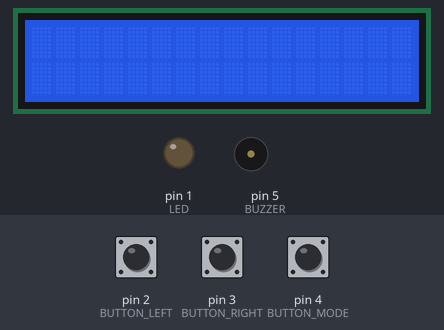
This sketch was run on a simulated Arduino Uno, built with avr-gcc and run on an emulated ATmega328P. Shown: 16×2 character LCD, output pins drawn as LEDs (lit = HIGH), buzzer (waves = sounding). Dashed ring = blinking. The inputs (shaded band) are chosen by the test bench; at power-on: pin 4 (BUTTON_MODE) LOW, pin 2 (BUTTON_LEFT) LOW, pin 3 (BUTTON_RIGHT) LOW.

Above: at 1.2 s.
1.3 s: pin 4 (BUTTON_MODE) pulled HIGH for 0.15 s
At 3.1 s:
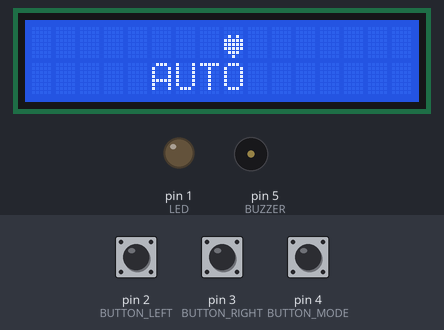
3.3 s: pin 4 (BUTTON_MODE) pulled HIGH for 1 s
At 3.66 s:
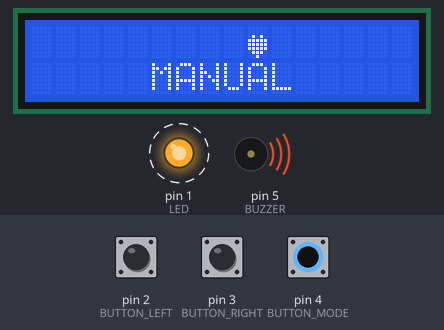
Timing chart, 0 to 6.3 s (numbered marks = the images above; inputs shaded):
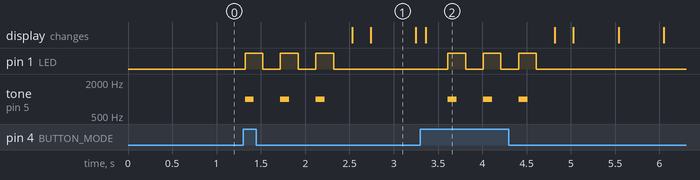

Measured:
- after the input at 1.3 s, pin 1 (LED): alternates HIGH for 0.20 s and LOW for 0.20 s, 6 changes in all, then stays LOW, starting at once; tone on pin 5 (BUZZER): alternates 1000 Hz for 0.10 s and silent for 0.30 s, 6 changes in all, then stays silent, starting at once; the display: first changes after 1.2 s (image 1 shows a later state)
- after the input at 3.3 s, pin 1 (LED): alternates HIGH for 0.20 s and LOW for 0.20 s, 6 changes in all, then stays LOW, starting after 0.31 s; tone on pin 5 (BUZZER): alternates 1000 Hz for 0.10 s and silent for 0.30 s, 6 changes in all, then stays silent, starting after 0.31 s; the display: changes after 0.06 s (image 2)
- what the display in image 1 shows lasts 0.5 s, from 2.7 s to 3.2 s

The sketch:

ckaudr1.ino
```cpp
#include <Adafruit_LiquidCrystal.h>

// LCD Object
Adafruit_LiquidCrystal lcd(0);

// Pin Definitions
const int LED = 1;
const int BUTTON_LEFT = 2;
const int BUTTON_RIGHT = 3;
const int BUTTON_MODE = 4;
const int BUZZER = 5;

// Variables
int characterPosition = 7; // Start position for the heart
bool autoMode = false;     // Start in manual mode

// Heart Character
byte heart[] = {
  B00000,
  B00000,
  B01010,
  B11111,
  B11111,
  B11111,
  B01110,
  B00100,
};

// Function to Set Up LCD
void setupLCD() {
  lcd.begin(16, 2);          // Initialize LCD size (16x2)
  lcd.createChar(0, heart);  // Load heart into custom character memory
  //updateDisplay();           // Initial display setup
}

// Function to Update the LCD Display
void updateDisplay() {
  lcd.clear();                               // Clear screen
  lcd.setCursor(characterPosition, 0);      // Move cursor to position
  lcd.write(byte(0));                       // Draw the heart
  lcd.setCursor(5, 1);                      // Move cursor to bottom row
  lcd.print(autoMode ? "AUTO" : "MANUAL");  // Show current mode
}

// Function to Handle Manual Movement
void handleManualMode(bool leftPressed, bool rightPressed) {
  if (leftPressed && characterPosition > 0) {
    characterPosition--;    // Move left
    updateDisplay();
    delay(200);             // Debounce delay
  }
  if (rightPressed && characterPosition < 15) {
    characterPosition++;    // Move right
    updateDisplay();
    delay(200);             // Debounce delay
  }
}

// Function to Handle Mode Switching
void toggleMode(bool modePressed) {
  if (modePressed) {
    autoMode = !autoMode;  // Toggle between manual and auto mode
    if (autoMode) {        // Feedback when entering auto mode
      for (int i = 0; i < 3; i++) {
        digitalWrite(LED, HIGH);
        tone(BUZZER, 1000, 100);  // Play sound for 100ms
        delay(200);
        digitalWrite(LED, LOW);
        delay(200);
      }
    }
    updateDisplay();  // Update display for new mode
    delay(200);       // Debounce delay
  }
}

// Function to Handle Auto Mode
void handleAutoMode() {
  static unsigned long lastMoveTime = 0;  // Tracks time since last move
  static bool movingRight = true;         // Tracks direction of movement

  if (millis() - lastMoveTime >= 500) {  // Move every 500ms
    if (movingRight) {
      if (characterPosition < 15) {
        characterPosition++;  // Move right
      } else {
        movingRight = false;  // Reverse direction
      }
    } else {
      if (characterPosition > 0) {
        characterPosition--;  // Move left
      } else {
        movingRight = true;   // Reverse direction
      }
    }
    updateDisplay();          // Update display
    lastMoveTime = millis();  // Update timer
  }
}
void setup() {
  pinMode(LED, OUTPUT);        // Set LED as output
  pinMode(BUTTON_LEFT, INPUT); // Set buttons as input
  pinMode(BUTTON_RIGHT, INPUT);
  pinMode(BUTTON_MODE, INPUT);
  pinMode(BUZZER, OUTPUT);     // Set buzzer as output
  setupLCD();                  // Initialize LCD
}

// Main Loop Function
void loop() {
  // Read button states
  bool leftPressed = digitalRead(BUTTON_LEFT);
  bool rightPressed = digitalRead(BUTTON_RIGHT);
  bool modePressed = digitalRead(BUTTON_MODE);

  if (!autoMode) {
    handleManualMode(leftPressed, rightPressed);  // Handle manual movement
  }

  toggleMode(modePressed);  // Check if mode needs to be toggled

  if (autoMode) {
    handleAutoMode();  // Handle automatic movement
  }

  delay(50);  // Small delay to prevent flickering
}
```
